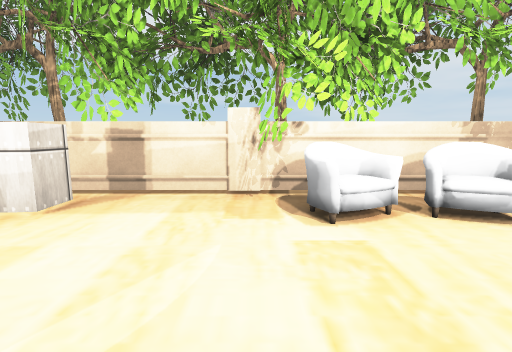
View 1 (above)

15 first-person views from a walk through a 3-D level made in the Unity game engine. The camera is 1.2 m above the floor, tilts 8° down and sees 85° across. The floor is counted in squares, 1 m on a side. Each view is taken from the middle of a square. On the plan, view 1 faces up. The plan holds only what a view shows up to about 13 squares ahead; the rest is blank. The place goes on beyond the plan. The player is left out. Some surface patterns are stand-ins.

View 2
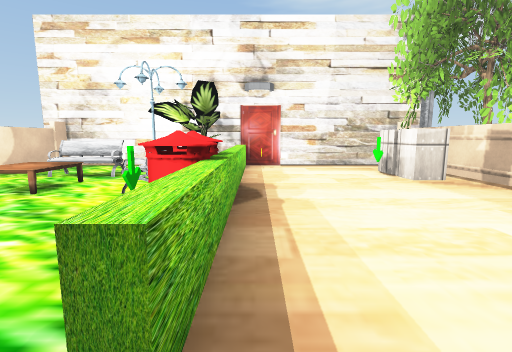

View 3
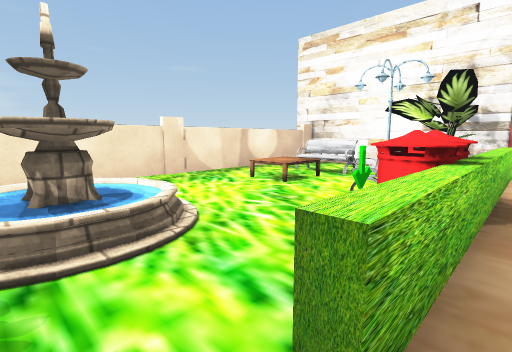

View 4
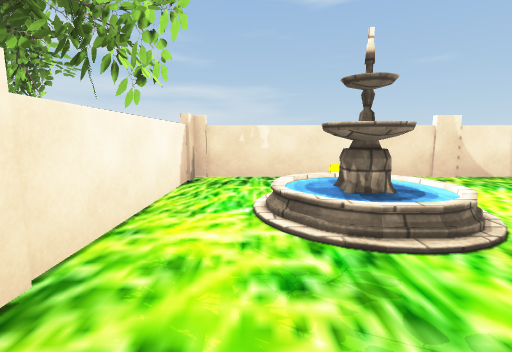

View 5
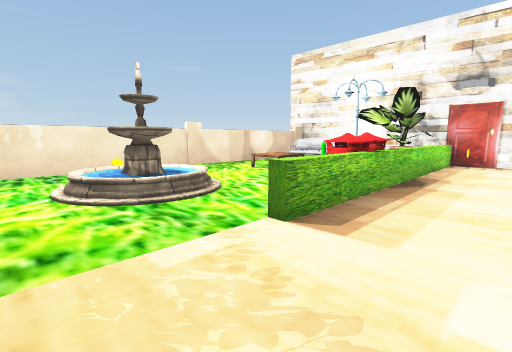

View 6
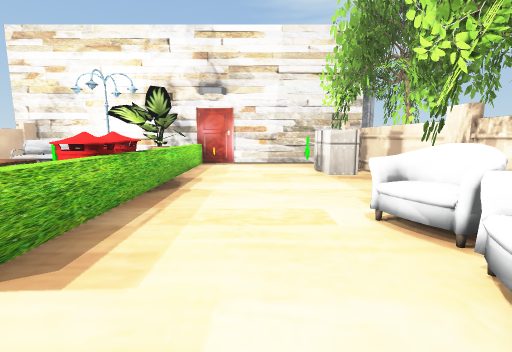

View 7
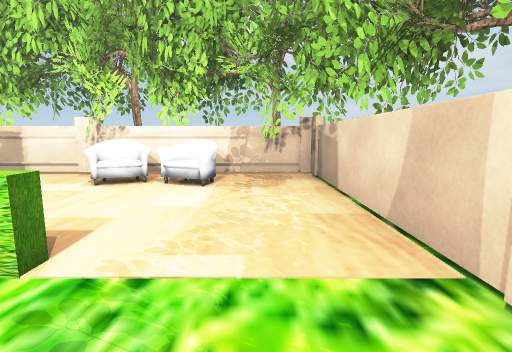

View 8
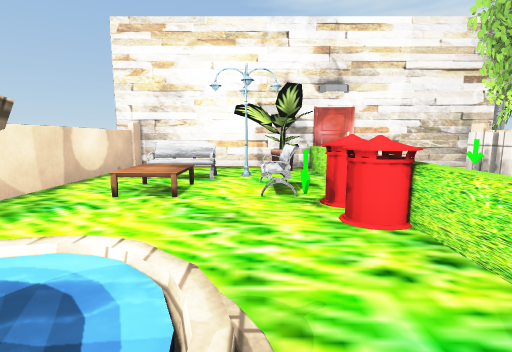

View 9
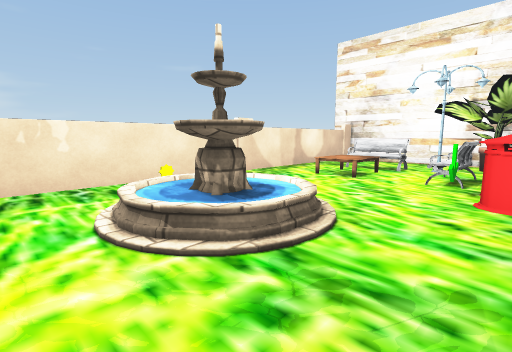

View 10
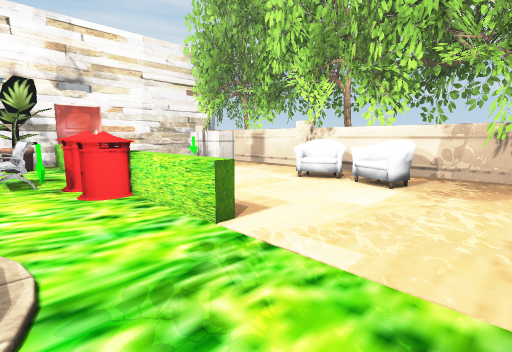

View 11
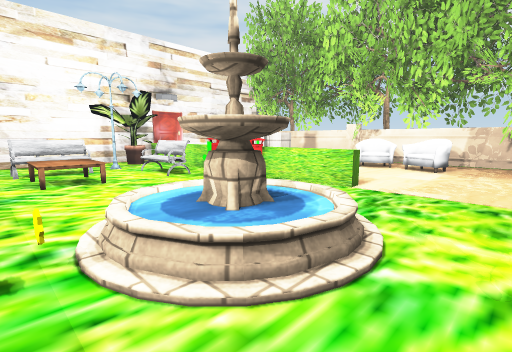

View 12
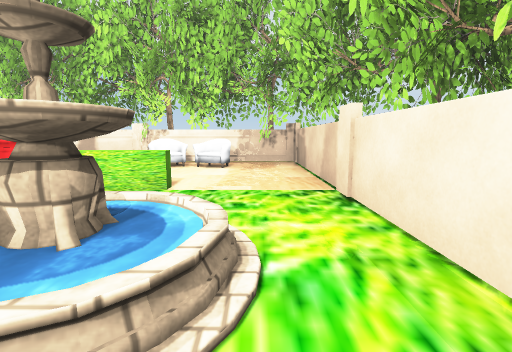

View 13
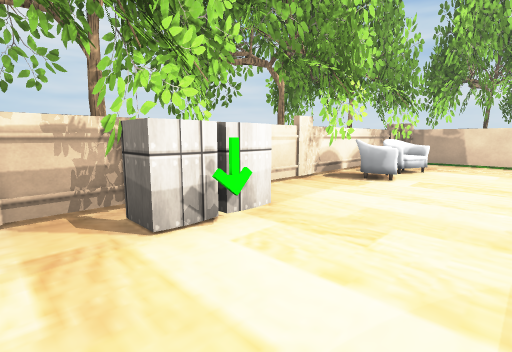

View 14
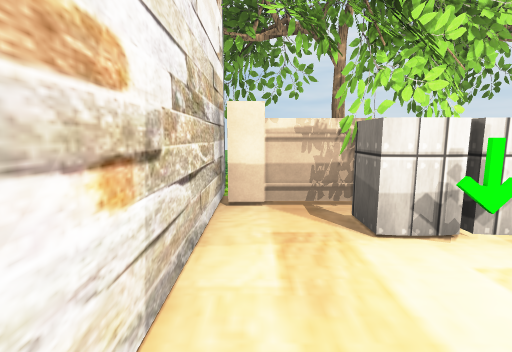

View 15
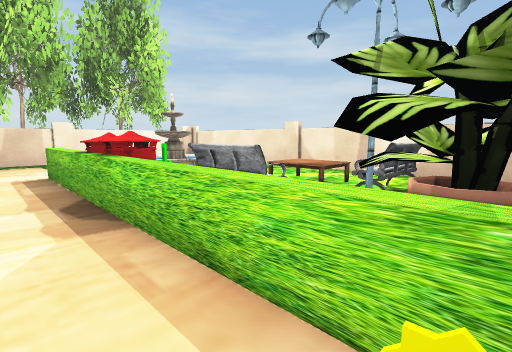

### Floor plan
Key: @ floor where view 1 was taken; # wall or solid block; . main floor; : floor 0.5 m higher than the main floor; / step, stairs or slope; = window, fence, low wall or low ledge; ≈ water the walk keeps out of; ^ raised ledge; T tree; B bin; E bench; S streetlight; F fountain; O other object.
Columns run from 8 left of view 1 to 7 right of it. Each row starts with its distance up from view 1.
  7 #  #
  6 #O#############
  5 #.#O....T##OO###
  4 #..OO....OOOO. #
  3 #..............#
  2 #..............#
  1 #..............O
  0 #O......@......#
 -1 #OOO^^BBB^^=...#
 -2 #OOOE.BBB......O
 -3 #OOS...........O
 -4 #..E......≈FF..#
 -5 #..E.:/...≈FF..#
 -6 #..E.//....≈...#
 -7 #..........O...O
 -8 #OOOOOOOOOOOOOOO
 -9 #

Where each view was taken, in squares from view 1:
view 1: 0 up, 0 right, facing up
view 2: 0 up, 4 right, facing left
view 3: 0 up, 4 right, facing down-left
view 4: 0 up, 5 right, facing down
view 5: 2 up, 6 right, facing down-left
view 6: 2 up, 5 right, facing left
view 7: 3 down, 5 right, facing up
view 8: 3 down, 4 right, facing left
view 9: 1 down, 6 right, facing down-left
view 10: 3 down, 6 right, facing up-left
view 11: 7 down, 6 right, facing up-left
view 12: 7 down, 5 right, facing up
view 13: 1 up, 7 left, facing up-right
view 14: 1 up, 7 left, facing up
view 15: 1 up, 7 left, facing down-right
